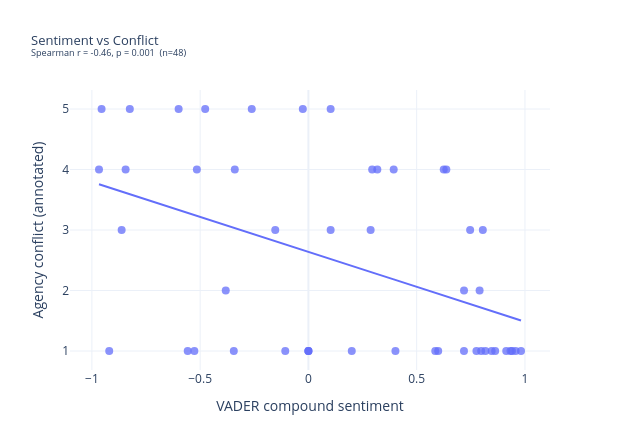
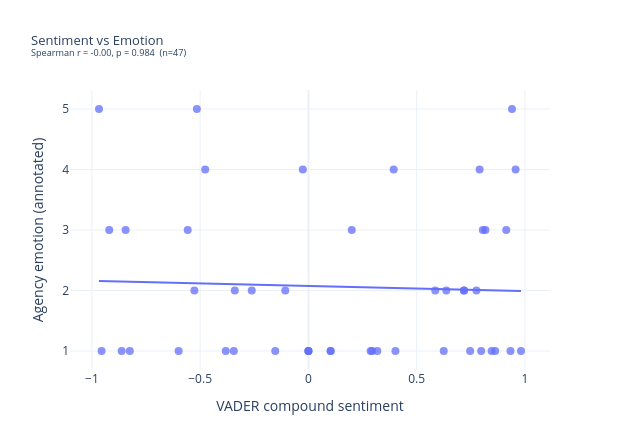

Notebook source saved alongside these figures, in order:
### Markdown cell above
## 2. Theory-Driven Correlations

### 2a. Sentiment × Agency Conflict & Emotion

### Code cell
plotly_scatter(ann_df,
    'sentiment_compound', 'agency_conflict',
    'VADER compound sentiment', 'Agency conflict (annotated)',
    'Sentiment vs Conflict')

plotly_scatter(ann_df,
    'sentiment_compound', 'agency_emotion',
    'VADER compound sentiment', 'Agency emotion (annotated)',
    'Sentiment vs Emotion')

### Figure 1 — Plotly figure (JSON) as saved in the notebook; plotly's stock layout.template omitted (floating-point values rounded to 4 significant figures; data arrays with more than 128 entries replaced by an {"elided": "..."} marker saying what was removed)
{"data": [{"customdata": {"elided": "48x3 str values"}, "hovertemplate": "<b>%{customdata[0]}</b><br>source: %{customdata[1]}<br>VADER compound sentiment: %{x:.3f}<br>Agency conflict (annotated): %{y}<br><br>%{customdata[2]}<extra></extra>", "legendgroup": "", "marker": {"color": "#636efa", "opacity": 0.75, "size": 8, "symbol": "circle"}, "mode": "markers", "name": "", "orientation": "v", "showlegend": false, "type": "scatter", "x": [0.9818, -0.9552, 0.6369, -0.2617, 0.9402, -0.8625, 0.0, 0.1027, 0.0, -0.8248, -0.5152, 0.1027, -0.9671, 0.2944, 0.9568, 0.2003, 0.8462, 0.7469, -0.0258, 0.8173, 0.7187, 0.7978, 0.3939, 0.8055, -0.3446, 0.9333, -0.9199, 0.4019, -0.5574, 0.7906, 0.7759, -0.5994, 0.9136, 0.3182, 0.6249, -0.4767, 0.0, -0.8442, -0.3818, 0.7184, -0.1068, -0.5267, 0.8625, -0.34, -0.1531, 0.2874, 0.5859, 0.5994], "xaxis": "x", "y": [1, 5, 4, 5, 1, 3, 1, 5, 1, 5, 4, 3, 4, 4, 1, 1, 1, 3, 5, 1, 2, 1, 4, 3, 1, 1, 1, 1, 1, 2, 1, 5, 1, 4, 4, 5, 1, 4, 2, 1, 1, 1, 1, 4, 3, 3, 1, 1], "yaxis": "y"}, {"hovertemplate": "<b>OLS trendline</b><br>agency_conflict = -1.15563 * sentiment_compound + 2.63869<br>R<sup>2</sup>=0.208764<br><br>VADER compound sentiment=%{x}<br>Agency conflict (annotated)=%{y} <b>(trend)</b><extra></extra>", "legendgroup": "", "marker": {"color": "#636efa", "symbol": "circle"}, "mode": "lines", "name": "", "showlegend": false, "type": "scatter", "x": [-0.9671, -0.9552, -0.9199, -0.8625, -0.8442, -0.8248, -0.5994, -0.5574, -0.5267, -0.5152, -0.4767, -0.3818, -0.3446, -0.34, -0.2617, -0.1531, -0.1068, -0.0258, 0.0, 0.0, 0.0, 0.1027, 0.1027, 0.2003, 0.2874, 0.2944, 0.3182, 0.3939, 0.4019, 0.5859, 0.5994, 0.6249, 0.6369, 0.7184, 0.7187, 0.7469, 0.7759, 0.7906, 0.7978, 0.8055, 0.8173, 0.8462, 0.8625, 0.9136, 0.9333, 0.9402, 0.9568, 0.9818], "xaxis": "x", "y": [3.756, 3.743, 3.702, 3.635, 3.614, 3.592, 3.331, 3.283, 3.247, 3.234, 3.19, 3.08, 3.037, 3.032, 2.941, 2.816, 2.762, 2.669, 2.639, 2.639, 2.639, 2.52, 2.52, 2.407, 2.307, 2.298, 2.271, 2.183, 2.174, 1.962, 1.946, 1.917, 1.903, 1.808, 1.808, 1.776, 1.742, 1.725, 1.717, 1.708, 1.694, 1.661, 1.642, 1.583, 1.56, 1.552, 1.533, 1.504], "yaxis": "y"}], "layout": {"height": 440, "hoverlabel": {"font": {"size": 12}, "namelength": -1}, "legend": {"tracegroupgap": 0}, "margin": {"b": 70, "l": 70, "r": 70, "t": 90}, "title": {"font": {"size": 13}, "text": "Sentiment vs Conflict<br><sup>Spearman r = -0.46, p = 0.001  (n=48)</sup>"}, "width": 620, "xaxis": {"anchor": "y", "domain": [0, 1], "title": {"text": "VADER compound sentiment"}}, "yaxis": {"anchor": "x", "domain": [0, 1], "title": {"text": "Agency conflict (annotated)"}}}}

### Figure 2 — Plotly figure (JSON) as saved in the notebook; plotly's stock layout.template omitted (floating-point values rounded to 4 significant figures; data arrays with more than 128 entries replaced by an {"elided": "..."} marker saying what was removed)
{"data": [{"customdata": {"elided": "47x3 str values"}, "hovertemplate": "<b>%{customdata[0]}</b><br>source: %{customdata[1]}<br>VADER compound sentiment: %{x:.3f}<br>Agency emotion (annotated): %{y}<br><br>%{customdata[2]}<extra></extra>", "legendgroup": "", "marker": {"color": "#636efa", "opacity": 0.75, "size": 8, "symbol": "circle"}, "mode": "markers", "name": "", "orientation": "v", "showlegend": false, "type": "scatter", "x": [0.9818, -0.9552, 0.6369, -0.2617, 0.9402, -0.8625, 0.0, 0.1027, 0.0, -0.8248, -0.5152, 0.1027, -0.9671, 0.2944, 0.9568, 0.2003, 0.8462, 0.7469, -0.0258, 0.8173, 0.7187, 0.7978, 0.3939, 0.8055, -0.3446, 0.9333, -0.9199, 0.4019, -0.5574, 0.7906, 0.7759, -0.5994, 0.9136, 0.3182, 0.6249, -0.4767, 0.0, -0.8442, -0.3818, 0.7184, -0.1068, -0.5267, 0.8625, -0.34, -0.1531, 0.2874, 0.5859], "xaxis": "x", "y": [1.0, 1.0, 2.0, 2.0, 5.0, 1.0, 1.0, 1.0, 1.0, 1.0, 5.0, 1.0, 5.0, 1.0, 4.0, 3.0, 1.0, 1.0, 4.0, 3.0, 2.0, 1.0, 4.0, 3.0, 1.0, 1.0, 3.0, 1.0, 3.0, 4.0, 2.0, 1.0, 3.0, 1.0, 1.0, 4.0, 1.0, 3.0, 1.0, 2.0, 2.0, 2.0, 1.0, 2.0, 1.0, 1.0, 2.0], "yaxis": "y"}, {"hovertemplate": "<b>OLS trendline</b><br>agency_emotion = -0.085163 * sentiment_compound + 2.07632<br>R<sup>2</sup>=0.001722<br><br>VADER compound sentiment=%{x}<br>Agency emotion (annotated)=%{y} <b>(trend)</b><extra></extra>", "legendgroup": "", "marker": {"color": "#636efa", "symbol": "circle"}, "mode": "lines", "name": "", "showlegend": false, "type": "scatter", "x": [-0.9671, -0.9552, -0.9199, -0.8625, -0.8442, -0.8248, -0.5994, -0.5574, -0.5267, -0.5152, -0.4767, -0.3818, -0.3446, -0.34, -0.2617, -0.1531, -0.1068, -0.0258, 0.0, 0.0, 0.0, 0.1027, 0.1027, 0.2003, 0.2874, 0.2944, 0.3182, 0.3939, 0.4019, 0.5859, 0.6249, 0.6369, 0.7184, 0.7187, 0.7469, 0.7759, 0.7906, 0.7978, 0.8055, 0.8173, 0.8462, 0.8625, 0.9136, 0.9333, 0.9402, 0.9568, 0.9818], "xaxis": "x", "y": [2.159, 2.158, 2.155, 2.15, 2.148, 2.147, 2.127, 2.124, 2.121, 2.12, 2.117, 2.109, 2.106, 2.105, 2.099, 2.089, 2.085, 2.079, 2.076, 2.076, 2.076, 2.068, 2.068, 2.059, 2.052, 2.051, 2.049, 2.043, 2.042, 2.026, 2.023, 2.022, 2.015, 2.015, 2.013, 2.01, 2.009, 2.008, 2.008, 2.007, 2.004, 2.003, 1.999, 1.997, 1.996, 1.995, 1.993], "yaxis": "y"}], "layout": {"height": 440, "hoverlabel": {"font": {"size": 12}, "namelength": -1}, "legend": {"tracegroupgap": 0}, "margin": {"b": 70, "l": 70, "r": 70, "t": 90}, "title": {"font": {"size": 13}, "text": "Sentiment vs Emotion<br><sup>Spearman r = -0.00, p = 0.984  (n=47)</sup>"}, "width": 620, "xaxis": {"anchor": "y", "domain": [0, 1], "title": {"text": "VADER compound sentiment"}}, "yaxis": {"anchor": "x", "domain": [0, 1], "title": {"text": "Agency emotion (annotated)"}}}}
